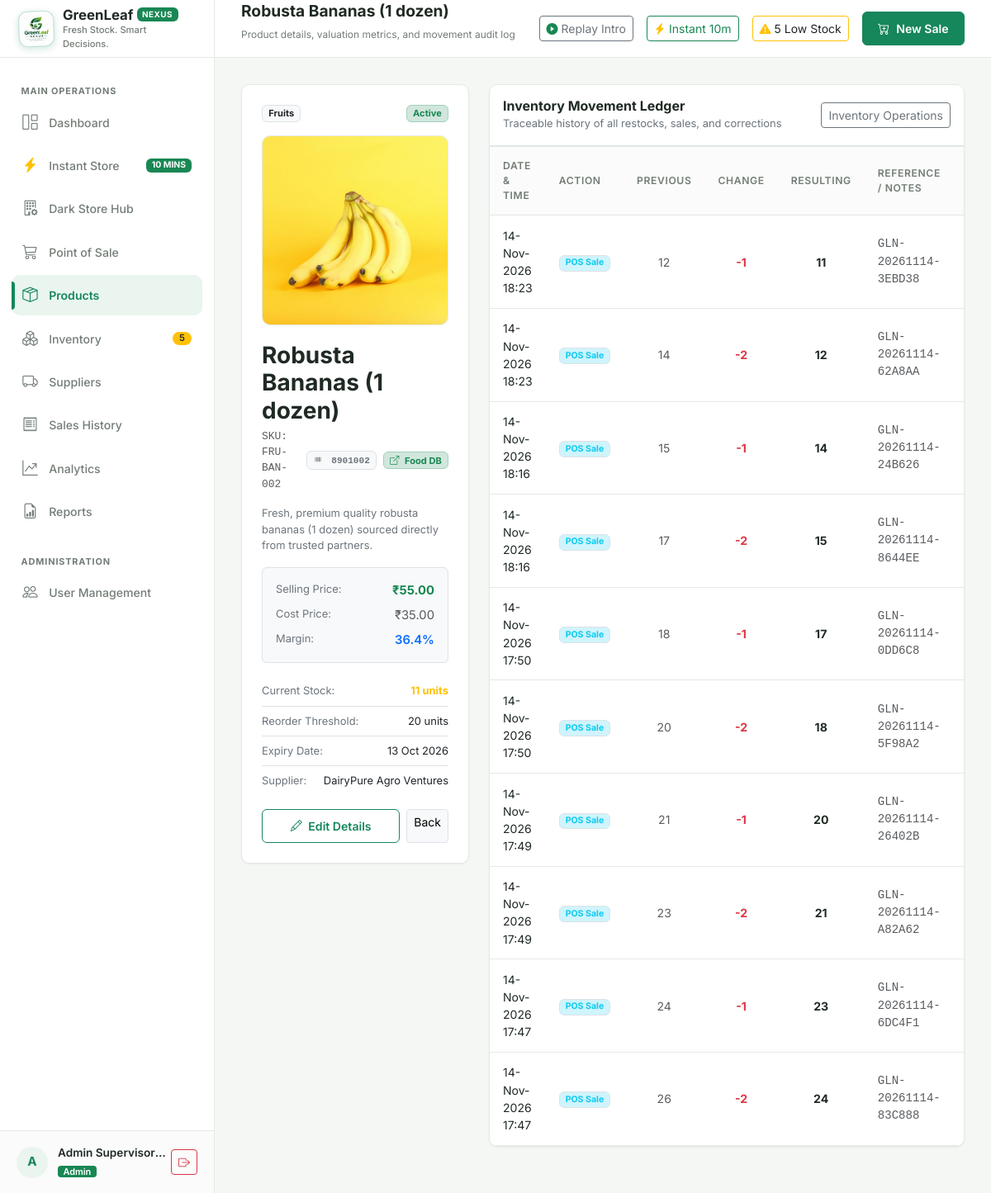
Page /products/2 (signed in) on the earlier database version.
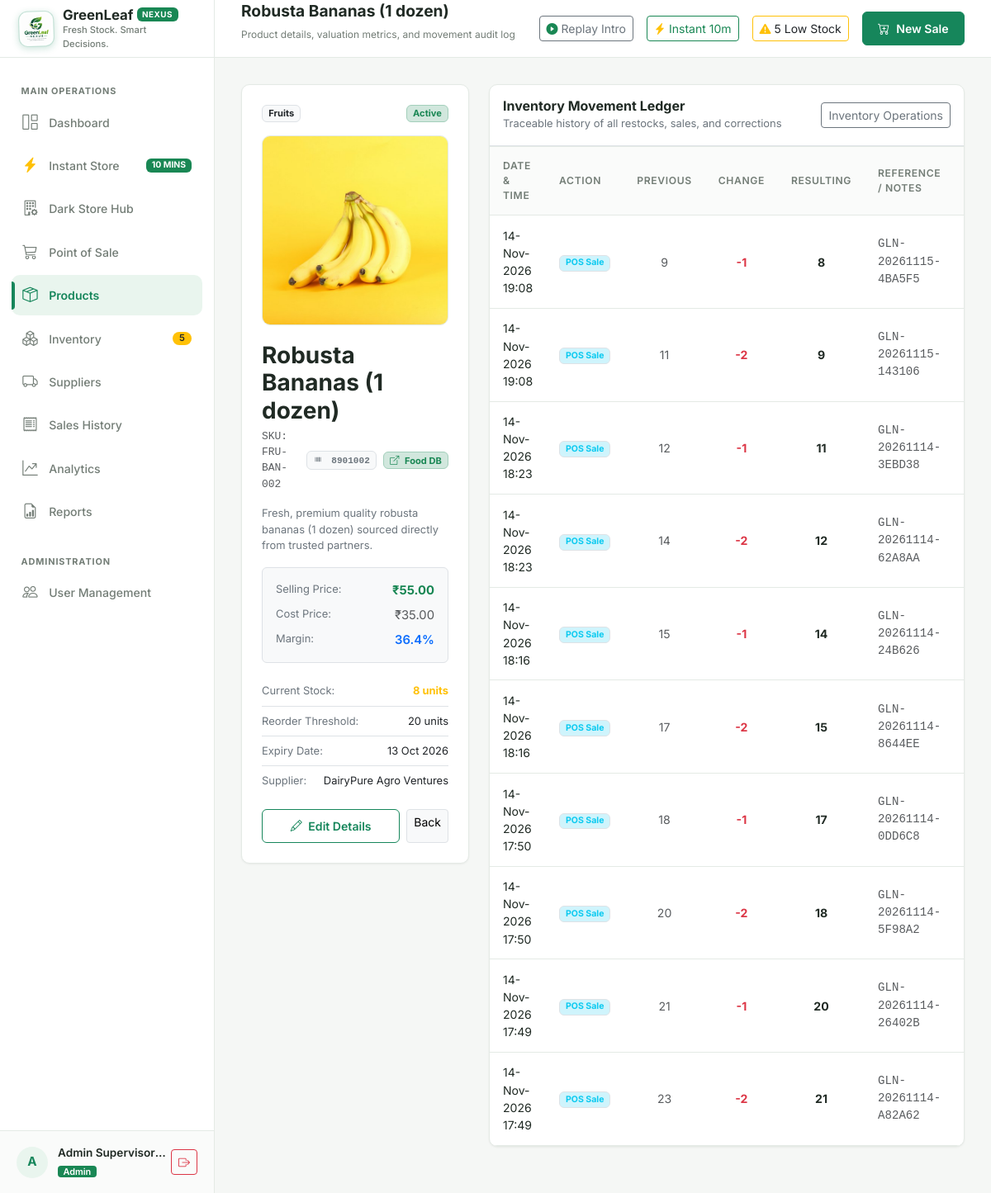
Same page on the later database version.
### models/product.py (models this page shows, shortened)
class Product(db.Model):
    __tablename__ = "products"
    product_id = db.Column(db.Integer, primary_key=True, autoincrement=True)
    sku = db.Column(db.String(50), unique=True, nullable=False, index=True)
    barcode = db.Column(db.String(50), nullable=True, index=True)
    name = db.Column(db.String(120), nullable=False, index=True)
    description = db.Column(db.Text, nullable=True)
    category = db.Column(db.String(50), nullable=False, index=True)
    unit_price = db.Column(db.Float, nullable=False)
    cost_price = db.Column(db.Float, default=0.0, nullable=False)
    stock_qty = db.Column(db.Integer, nullable=False, default=0)
    reorder_level = db.Column(db.Integer, nullable=False, default=10)
    expiry_date = db.Column(db.Date, nullable=True)
    supplier_id = db.Column(db.Integer, db.ForeignKey("suppliers.supplier_id"), nullable=True)
    image_path = db.Column(db.String(255), nullable=True)
    is_active = db.Column(db.Boolean, default=True, nullable=False, index=True)
    created_at = db.Column(db.DateTime, default=datetime.utcnow, nullable=False)
    updated_at = db.Column(db.DateTime, default=datetime.utcnow, onupdate=datetime.utcnow, nullable=False)
    supplier = db.relationship("Supplier", back_populates="products")
    sale_items = db.relationship("SaleItem", back_populates="product", lazy="dynamic")
    movements = db.relationship("InventoryMovement", back_populates="product", lazy="dynamic")

### models/inventory_movement.py (models this page shows, shortened)
class InventoryMovement(db.Model):
    __tablename__ = "inventory_movements"
    movement_id = db.Column(db.Integer, primary_key=True, autoincrement=True)
    product_id = db.Column(db.Integer, db.ForeignKey("products.product_id"), nullable=False, index=True)
    user_id = db.Column(db.Integer, db.ForeignKey("users.user_id"), nullable=True, index=True)
    movement_type = db.Column(db.String(30), nullable=False, index=True)  # 'sale', 'restock', 'adjustment', 'return', 'initial'
    quantity_change = db.Column(db.Integer, nullable=False)  # +ve or -ve
    previous_stock = db.Column(db.Integer, nullable=False)
    resulting_stock = db.Column(db.Integer, nullable=False)
    reference = db.Column(db.String(100), nullable=True)  # e.g., Invoice # or PO #
    notes = db.Column(db.Text, nullable=True)
    created_at = db.Column(db.DateTime, default=datetime.utcnow, nullable=False, index=True)
    product = db.relationship("Product", back_populates="movements")
    user = db.relationship("User", back_populates="movements")

### routes/products.py (the view)
@products_bp.route("/<int:product_id>")
@login_required
@admin_required
def details(product_id):
    product = Product.query.get_or_404(product_id)
    recent_movements = product.movements.order_by(InventoryMovement.created_at.desc()).limit(10).all()
    return render_template("products/details.html", product=product, movements=recent_movements)

### models/user.py (called while the page is built)
    @property
    def is_admin(self):
        return self.role == "admin"

### routes/auth.py (called while the page is built)
def admin_required(f):
    @wraps(f)
    def decorated_function(*args, **kwargs):
        if not current_user.is_authenticated:
            return redirect(url_for("auth.login", next=request.url))
        if not current_user.is_admin:
            flash("Access denied: Administrator privileges required.", "danger")
            return abort(403)
        return f(*args, **kwargs)
    return decorated_function

### templates/products/details.html (shortened to what the changed rows need)
{% extends "base.html" %}
{% block page_title %}{{ product.name }}{% endblock %}
{% block page_subtitle %}Product details, valuation metrics, and movement audit log{% endblock %}
{% block content %}
<div class="row g-4">
  <div class="col-12 col-lg-4">
    <div class="card-custom">
      <div class="d-flex align-items-center justify-content-between mb-3">
        <span class="badge bg-light text-dark border">{{ product.category }}</span>
        {% if product.is_active %}
          <span class="badge bg-success-subtle text-success border border-success-subtle">Active</span>
        {% else %}
          <span class="badge bg-secondary-subtle text-secondary border border-secondary-subtle">Inactive</span>
        {% endif %}
      </div>
      <div class="product-hero-container">
        {% if product.image_path %}
          <img src="{{ product.image_path }}" alt="{{ product.name }}" class="product-hero-img" onerror="this.style.display='none';this.nextElementSibling.classList.remove('d-none');">
        {% else %}
          <div class="text-center p-4">
            <i class="bi bi-basket text-success" style="font-size: 3.5rem;"></i>
            <div class="text-muted small mt-2">GreenLeaf Grocers Verified Quality</div>
          </div>
        {% endif %}
      </div>
      <h3 class="fw-bold mb-1">{{ product.name }}</h3>
      <div class="d-flex align-items-center gap-2 mb-3">
        <span class="font-monospace text-muted small">SKU: {{ product.sku }}</span>
        {% if product.barcode %}
          <span class="badge bg-light text-secondary border font-monospace">
            <i class="bi bi-upc me-1"></i> {{ product.barcode }}
          </span>
          <a href="https://world.openfoodfacts.org/product/{{ product.barcode }}" target="_blank" rel="noopener noreferrer" class="badge bg-success-subtle text-success border border-success-subtle text-decoration-none" title="View product in Open Food Facts Global Database">
            <i class="bi bi-box-arrow-up-right me-1"></i> Food DB
          </a>
        {% endif %}
      </div>
      {% if product.description %}
      <p class="text-secondary small mb-3">{{ product.description }}</p>
      {% endif %}
      <div class="bg-light p-3 rounded mb-3 border">
        <div class="d-flex justify-content-between mb-2">
          <span class="text-secondary small">Selling Price:</span>
          <span class="fw-bold text-success">{{ product.unit_price|currency }}</span>
        </div>
        <div class="d-flex justify-content-between mb-2">
          <span class="text-secondary small">Cost Price:</span>
          <span class="text-muted">{{ product.cost_price|currency }}</span>
        </div>
        <div class="d-flex justify-content-between">
          <span class="text-secondary small">Margin:</span>
          <span class="fw-semibold text-primary">
            {% if product.unit_price > 0 %}
              {{ "%.1f"|format(((product.unit_price - product.cost_price) / product.unit_price) * 100) }}%
            {% else %}0%{% endif %}
          </span>
        </div>
      </div>
      <div class="list-group list-group-flush small mb-3">
        <div class="list-group-item px-0 d-flex justify-content-between">
          <span class="text-secondary">Current Stock:</span>
          <span class="fw-bold {% if product.stock_qty <= product.reorder_level %}text-warning{% else %}text-dark{% endif %}">{{ product.stock_qty }} units</span>
        </div>
        <div class="list-group-item px-0 d-flex justify-content-between">
          <span class="text-secondary">Reorder Threshold:</span>
          <span>{{ product.reorder_level }} units</span>
        </div>
        <div class="list-group-item px-0 d-flex justify-content-between">
          <span class="text-secondary">Expiry Date:</span>
          <span>{{ product.expiry_date.strftime('%d %b %Y') if product.expiry_date else 'No Expiry' }}</span>
        </div>
        <div class="list-group-item px-0 d-flex justify-content-between">
        </div>
      </div>
      <div class="d-flex gap-2">
        <a href="{{ url_for('products.edit', product_id=product.product_id) }}" class="btn btn-sm btn-outline-green flex-fill">
        </a>
        <a href="{{ url_for('products.index') }}" class="btn btn-sm btn-light border">Back</a>
      </div>
    </div>
  </div>
  <div class="col-12 col-lg-8">
    <div class="card-custom p-0 overflow-hidden">
      <div class="table-responsive">
        <table class="table-custom mb-0">
          <thead>
            <tr>
              <th>Date & Time</th>
              <th>Action</th>
              <th class="text-center">Previous</th>
              <th class="text-center">Change</th>
              <th class="text-center">Resulting</th>
              <th>Reference / Notes</th>
              <th>Logged By</th>
            </tr>
          </thead>
          <tbody>
            {% for m in movements %}
            <tr>
              <td class="small">{{ m.created_at.strftime('%d-%b-%Y %H:%M') }}</td>
              <td>
                {% if m.movement_type == 'sale' %}
                  <span class="badge bg-info-subtle text-info border">POS Sale</span>
                {% elif m.movement_type == 'restock' %}
                  <span class="badge bg-success-subtle text-success border">Restock</span>
                {% elif m.movement_type == 'adjustment' %}
                  <span class="badge bg-warning-subtle text-warning border">Adjustment</span>
                {% else %}
                  <span class="badge bg-secondary-subtle text-secondary border">{{ m.movement_type }}</span>
                {% endif %}
              </td>
              <td class="text-center text-muted">{{ m.previous_stock }}</td>
              <td class="text-center fw-bold {% if m.quantity_change > 0 %}text-success{% else %}text-danger{% endif %}">
                {% if m.quantity_change > 0 %}+{{ m.quantity_change }}{% else %}{{ m.quantity_change }}{% endif %}
              </td>
              <td class="text-center fw-bold">{{ m.resulting_stock }}</td>
              <td class="small text-muted font-monospace">{{ m.reference or m.notes or '—' }}</td>
              <td class="small">{{ m.user.full_name if m.user else 'System' }}</td>
            </tr>
            {% else %}
            <tr>
              <td colspan="7" class="text-center text-muted py-4">No movement history recorded yet for this item.</td>
            </tr>
            {% endfor %}
          </tbody>
        </table>
      </div>
    </div>
  </div>
</div>
{% endblock %}

Differences in the rows shown:
no longer on this page (row unchanged): InventoryMovement: created_at "14-Nov-2026 17:47", movement_type "POS Sale", previous_stock "24", quantity_change "-1", resulting_stock "23", reference "GLN-20261114-6DC4F1"
no longer on this page (row unchanged): InventoryMovement: created_at "14-Nov-2026 17:47", movement_type "POS Sale", previous_stock "26", quantity_change "-2", resulting_stock "24", reference "GLN-20261114-83C888"
changed Product "Robusta Bananas (1 dozen)": stock_qty "11" → "8"
added InventoryMovement: created_at "14-Nov-2026 19:08", movement_type "POS Sale", previous_stock "9", quantity_change "-1", resulting_stock "8", reference "GLN-20261115-4BA5F5"
added InventoryMovement: created_at "14-Nov-2026 19:08", movement_type "POS Sale", previous_stock "11", quantity_change "-2", resulting_stock "9", reference "GLN-20261115-143106"
